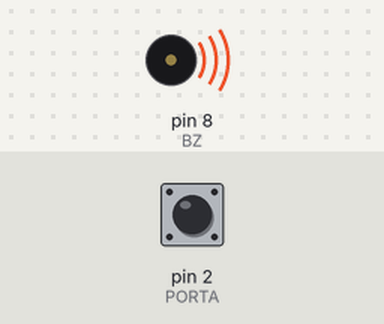
Recording of a sketch running on a simulated Arduino Mega 2560, built with avr-gcc and run on an emulated ATmega2560. Shown: buzzer (waves = sounding). Inputs (shaded band) come from the test bench; at power-on: pin 2 (PORTA) HIGH.

Above: at 4.2 s.
4.3 s: pin 2 (PORTA) pulled LOW for 0.15 s
At 5.2 s:
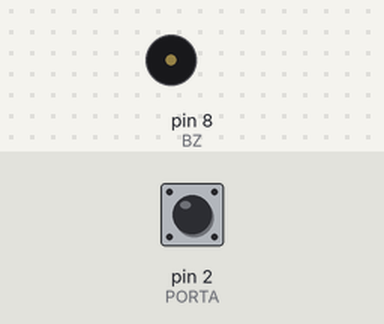
Timing chart, 0 to 9.0 s (numbered marks = the images above; inputs shaded):
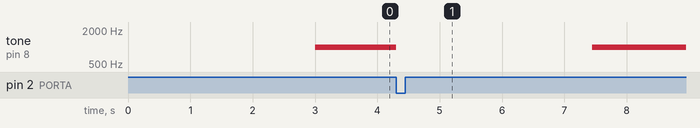

Measured:
- after the input at 4.3 s, tone on pin 8 (BZ): 1000 Hz → silent at once, → 1000 Hz 3.2 s later

The sketch:

Projeto_157_Alarme_de_porta_com_atraso.ino
```cpp
// Projeto 157 - Alarme de porta com atraso
// Arduino Uno | Arduino Neon Lab

const byte PORTA=2,BZ=8;
unsigned long abriu=0;
void setup(){pinMode(PORTA,INPUT_PULLUP);}
void loop(){
 bool aberta=digitalRead(PORTA)==HIGH;
 if(aberta && abriu==0) abriu=millis();
 if(!aberta) abriu=0;
 if(aberta && millis()-abriu>3000) tone(BZ,1000);
 else noTone(BZ);
}
```
